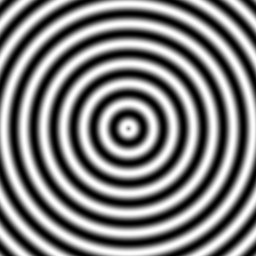
#> input picture notebook/1.png, 256 x 256 px
$ jupyter execute Untitled.ipynb
#> lines starting #> are read from the running program, lines starting #| are printed output that depends on the picture; after the words box and inside, x2 and y2 are one past the last pixel; in counts of white or black regions, pixels touching at a corner belong together
[cell 1]
import cv2
import numpy as np
import matplotlib.pyplot as plt
from scipy import ndimage

### przydatne linki
https://docs.scipy.org/doc/scipy/reference/ndimage.html

[cell 2]
def display_image(img):
    img = img[::-1]
    plt.figure(figsize=(5,5))
    plt.pcolor(img, edgecolors='w', linewidths=1)
    plt.xticks(np.arange(0, img.shape[1]+1, 1))
    plt.yticks(np.arange(0, img.shape[0]+1, 1))
    plt.show()

### Generate string array of size

[cell 3]
size = (5, 5)
default_value = 0
print('[')
for i in range(size[0]):
    print('[' + f'{default_value}, ' * size[1] + '],')
    for j in range(size[1]):
        pass
print(']')

## filtr (medianowy)

[cell 4]
img = [
[.4, .5, .9, .1, .3, ],
[1., .7, .8, .1, .2, ],
[.8, .5, .6, 0., .1, ],
[.5, .2, .1, .2, .9, ],
[.1, .9, .2, .5, .4, ],
]
result = ndimage.median_filter(img, size=3)
display(img)
display(result)

## Konwolucja, uwaga: kernel jest odwracany w implementacji scipy, dla innego dzialania trzeba k[::-1,::-1]

[cell 5]
a = np.array([[1, 2, 0, 0],
              [5, 3, 0, 4],
              [0, 0, 0, 7],
              [9, 3, 0, 0]])
k = np.array([[0,0,0],
              [0,0,0],
              [0,0,1]])
ndimage.convolve(a, k, mode='constant', cval=0.0)

## operacje morfologiczne

[cell 6]
operation = ndimage.binary_opening # possible ndimage: binary_opening, binary_opening, binary_dilation, binary_erosion

img = np.array([
[0, 0, 0, 0, 0, 0, 0, 0, 0, 0, 0, 0,],
[0, 0, 0, 0, 0, 0, 0, 0, 0, 0, 0, 0,],
[0, 0, 0, 1, 0, 0, 1, 1, 1, 0, 0, 0,],
[0, 0, 0, 1, 1, 0, 1, 1, 1, 0, 0, 0,],
[0, 1, 1, 1, 1, 1, 1, 1, 1, 0, 0, 0,],
[0, 0, 0, 1, 1, 1, 1, 0, 0, 0, 0, 0,],
[0, 0, 0, 0, 1, 1, 1, 1, 1, 0, 0, 0,],
[0, 0, 0, 0, 1, 1, 1, 1, 1, 0, 0, 0,],
[0, 0, 0, 0, 0, 1, 1, 1, 1, 1, 0, 0,],
[0, 0, 0, 0, 0, 1, 0, 0, 0, 0, 0, 0,],
[0, 0, 0, 0, 0, 0, 0, 0, 0, 0, 0, 0,],
])
kernel = np.array([
[0, 0, 1, 0, 0, ],
[0, 0, 1, 0, 0, ],
[0, 0, 1, 0, 0, ],
[0, 0, 1, 0, 0, ],
[0, 0, 1, 0, 0, ],
])
display_image(img)
#> in display_image, `plt.show()`:
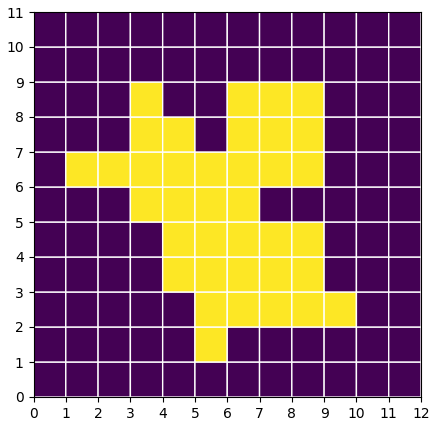
#> figure drawn by matplotlib, 1 panel
display_image(kernel)
#> in display_image (call 2), `plt.show()`:
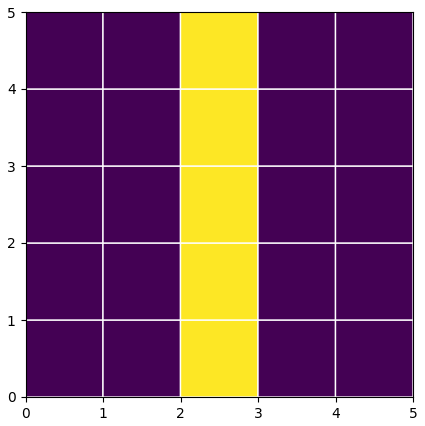
#> figure drawn by matplotlib, 1 panel
output = ndimage.binary_opening(img, structure=kernel).astype(int)
display_image(output)
#> in display_image (call 3), `plt.show()`:
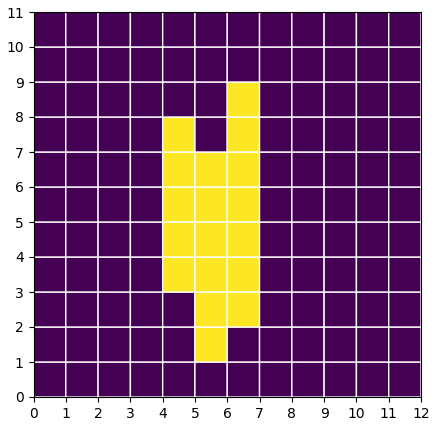
#> figure drawn by matplotlib, 1 panel

## transformata Hough

[cell 7]
img_size = (15, 13) # y, x !!!!
x_center, y_center = 5, 7
r = 4

def circle(x, x_center, y, y_center, r):
#     print((x-x_center)**2 + (y - y_center)**2 - r**2)
    if (x, y) == (4, 3):
        print((x-x_center)**2 + (y - y_center)**2 - r**2)
    return -3 <= (x-x_center)**2 + (y - y_center)**2 - r**2 <= 1 # nie jestem pewny jakie kryterium ustawic?

img = np.zeros(img_size)
img[y_center, x_center] = 2
for y in range(img_size[0]):
    for x in range(img_size[1]):
        if circle(x, x_center, y, y_center, r):
            img[y, x]  = 1
display_image(img)
#> in display_image (call 4), `plt.show()`:
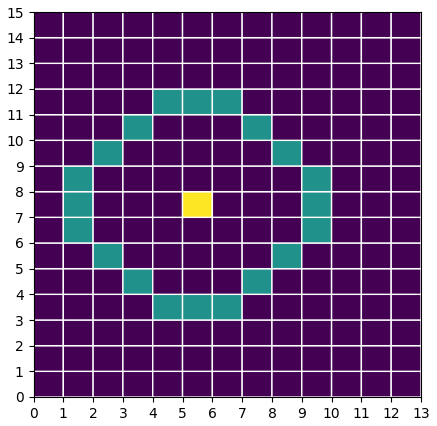
#> figure drawn by matplotlib, 1 panel

[cell 8]
x, y = 14, 14
def r(x, y, th):
    return np.cos(np.deg2rad(th)) * x + np.sin(np.deg2rad(th))* y

arr = np.arange(-45, 136, 5)
plt.plot(arr, [r(x, y, th) for th in arr])
plt.xticks(np.arange(-45, 130+15, 15))
plt.yticks(np.arange(0, 22.5, 2.5))
plt.grid()
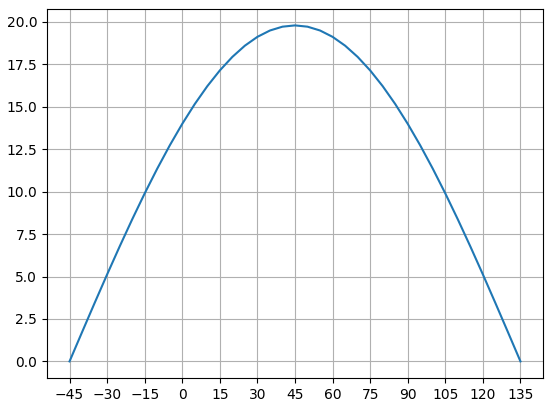
#> figure drawn by matplotlib, 1 panel; curve peaks at x = 45, y = 19.8

## transofrmata afiniczna

dla perspektywicznej bedzie podobnie https://en.wikipedia.org/wiki/Transformation_matrix

[cell 9]
a = [(0,0), (10,10), (0,20)]
b = [(110,30), (90,50), (70,30)]

def row(a,b):
    # p_b = p_a * m
    p_a = np.ones((3,3))
    p_b = np.ones((3,3))

    for i, (x,y) in enumerate(a):
        p_a[i, 0:2] = x,y
    for i, (x,y) in enumerate(b):
        p_b[i, 0:2] = x,y

    print('p_a = \n',  p_a)
    print('p_b = \n',  p_b)

    m = np.linalg.inv(p_a) @ p_b
    print('m = \n',  m)

def column(a,b):
    # p_b = m * p_a
    p_a = np.ones((3,3))
    p_b = np.ones((3,3))

    for i, (x,y) in enumerate(a):
        p_a[0:2, i] = x,y
    for i, (x,y) in enumerate(b):
        p_b[0:2, i] = x,y

    print('p_a = \n',  p_a)
    print('p_b = \n',  p_b)

    m = p_b @ np.linalg.inv(p_a)
    print('m = \n',  m)


np.set_printoptions(suppress=True)
print('wektor wierszowy')
row(a,b)
print('\nwektor kolumnowy')
column(a,b)

## Moments

[cell 10]
def run_regular_moments(image, p, q):
#> called with image = array of shape (8, 8), p = 1, q = 0
    mpq = 0
    for i in range(image.shape[0]):
        for j in range(image.shape[1]):
            if image[i, j] == 1:
                mpq += (i ** p) * (j ** q)
    return mpq

def run_central_moments(image, p, q):
    m00 = np.sum(image)
    x_ = run_regular_moments(image, 1, 0) / m00
    y_ = run_regular_moments(image, 0, 1) / m00
    mpq = 0
    for i in range(image.shape[0]):
        for j in range(image.shape[1]):
            if image[i, j] == 1:
                mpq += ((i - x_) ** p) * ((j - y_) ** q)
    return mpq


image = np.array([
    [0, 0, 0, 0, 0, 0, 0, 0],
    [0, 1, 1, 1, 0, 0, 1, 0],
    [0, 1, 1, 1, 0, 0, 1, 0],
    [0, 1, 1, 1, 0, 0, 1, 0],
    [0, 0, 0, 0, 0, 0, 1, 0],
    [0, 0, 0, 0, 0, 1, 1, 0],
    [0, 1, 1, 1, 1, 1, 1, 0],
    [0, 0, 0, 0, 0, 0, 0, 0],
])

print(run_central_moments(image, 3, 0))
print(run_central_moments(image, 0, 3))

## fourier

[cell 11]
def fourier_transform(path):
#> called with path = '1.png'
    img = cv2.imread(path, 0)
#> img is the input picture: shape (256, 256); min 0, max 253, mean 127.6
    f = np.fft.fft2(img)
    fshift = np.fft.fftshift(f)
    magnitude_spectrum = 20 * np.log(np.abs(fshift))
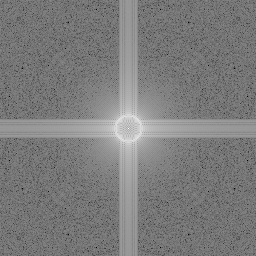
#> magnitude_spectrum: shape (256, 256) float64; min -128.2, max 318.8, mean 90.1; drawn with min black and max white

    plt.subplot(121), plt.imshow(img, cmap='gray')
    plt.title('Input Image'), plt.xticks([]), plt.yticks([])
    plt.subplot(122), plt.imshow(magnitude_spectrum, cmap='gray')
    plt.title('Magnitude Spectrum'), plt.xticks([]), plt.yticks([])
    plt.show()

fourier_transform('1.png')
fourier_transform('2.png')
#> call 2 of fourier_transform, with path = '2.png'
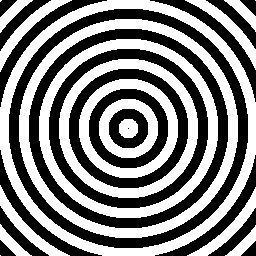
#> input picture notebook/2.png, 256 x 256 px
#> in fourier_transform (call 2), `img = cv2.imread(path, 0)`: img: shape (256, 256); 50.4% white; 19 black regions (1 under 20 px), largest, box (x1, y1, x2, y2) and area: (9, 9, 248, 248) 7204, (29, 29, 228, 228) 5996, (49, 49, 208, 208) 4708
#> in fourier_transform (call 2), `magnitude_spectrum = 20 * np.log(np.abs(fshift))`:
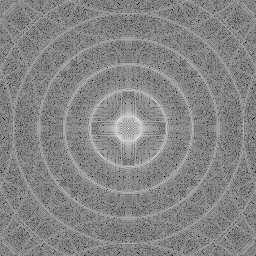
#> magnitude_spectrum: shape (256, 256) float64; min 3.13, max 318.9, mean 168.3; drawn with min black and max white
fourier_transform('3.png')
#> call 3 of fourier_transform, with path = '3.png'
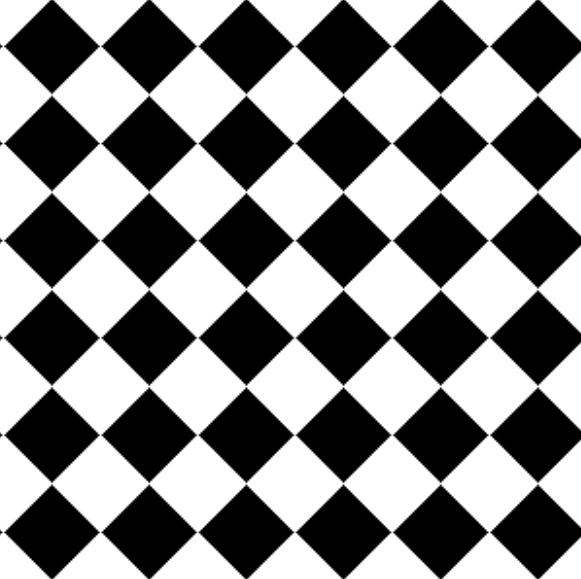
#> input picture notebook/3.png, 581 x 579 px
#> in fourier_transform, img is the input picture: shape (579, 581); min 0, max 255, mean 131.2
#> in fourier_transform (call 3), `magnitude_spectrum = 20 * np.log(np.abs(fshift))`:
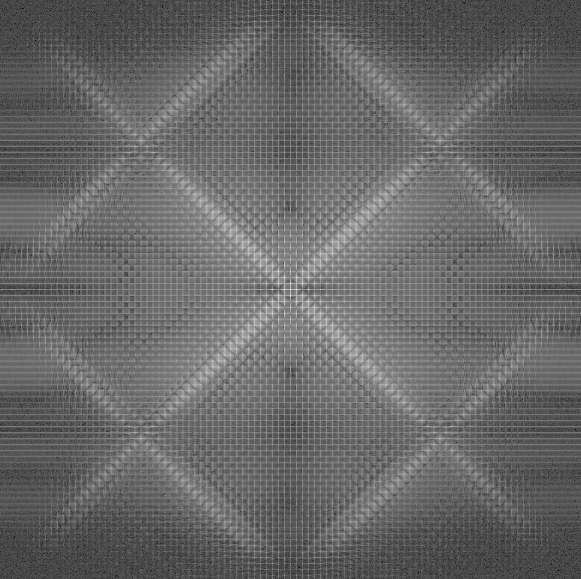
#> magnitude_spectrum: shape (579, 581) float64; min -37.6, max 352.1, mean 121.8; drawn with min black and max white
